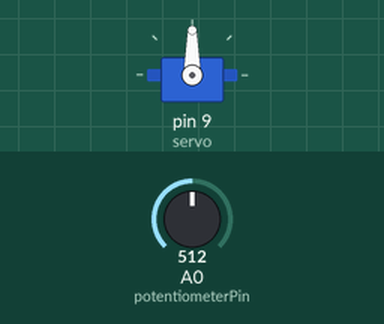
Recording of a sketch running on a simulated Arduino Uno, built with avr-gcc and run on an emulated ATmega328P. On the bench: servo. Inputs (shaded band) come from the test bench; at power-on: A0 (potentiometerPin) = 512.

Above: at 1.2 s.
1.3 s: A0 (potentiometerPin) set to 716
At 1.7 s:
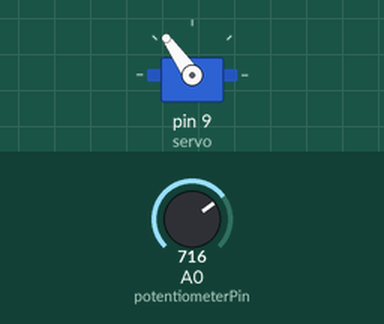
2.8 s: A0 (potentiometerPin) set to 900
At 4.0 s:
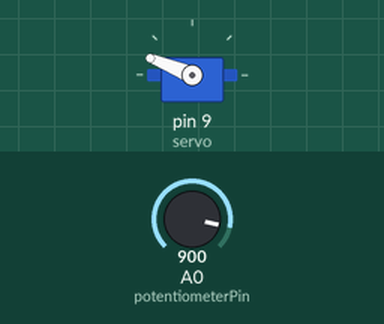
4.3 s: A0 (potentiometerPin) set to 1023
At 5.2 s:
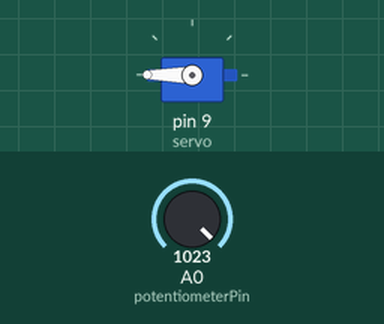
5.8 s: A0 (potentiometerPin) set to 306
At 6.4 s:
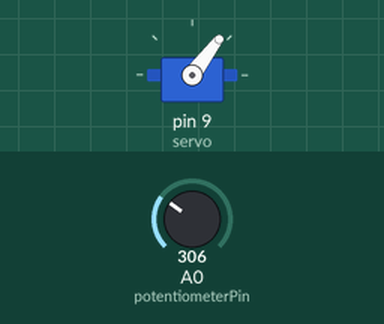
7.3 s: A0 (potentiometerPin) set to 122
At 8.7 s:
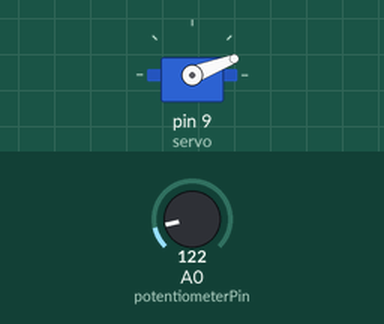
Timing chart, 0 to 9.8 s (numbered marks = the images above; inputs shaded):
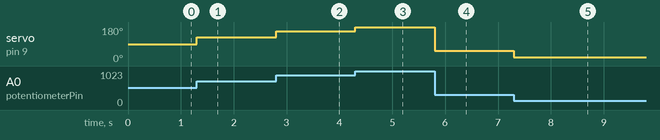

Measured:
- after the input at 1.3 s, servo on pin 9 (servo): 90° → 125° at once
- after the input at 2.8 s, servo on pin 9 (servo): 125° → 158° at once
- after the input at 4.3 s, servo on pin 9 (servo): 158° → 180° at once
- after the input at 5.8 s, servo on pin 9 (servo): 180° → 53° at once
- after the input at 7.3 s, servo on pin 9 (servo): 53° → 21° at once

The sketch:

week3b_part2.ino
```cpp
#include <Servo.h>

Servo servo;
const int potentiometerPin = A0;  // Analog pin for the potentiometer
int potentiometerValue = 0;
int servoAngle = 0;  // Initial servo angle
char userInput = ' ';  // Variable to store user input

void setup() {
  servo.attach(9);     // Attach the servo to pin 9
  Serial.begin(9600);  // Initialize serial communication
}

void loop() {
  // Read potentiometer value
  potentiometerValue = analogRead(potentiometerPin);

  // Map potentiometer value to servo angle (0-180 degrees)
  servoAngle = map(potentiometerValue, 0, 1023, 0, 180);

  // Control the servo
  servo.write(servoAngle);

  // Check for user input
  if (Serial.available() > 0) {
    userInput = Serial.read();

    if ((userInput >= 'A' && userInput <= 'Z') || (userInput >= 'a' && userInput <= 'z')) {
      // Stop the servo when a letter is received
      servo.write(0);  // Set the servo to the center position (90 degrees)
    }
  }
}
```
